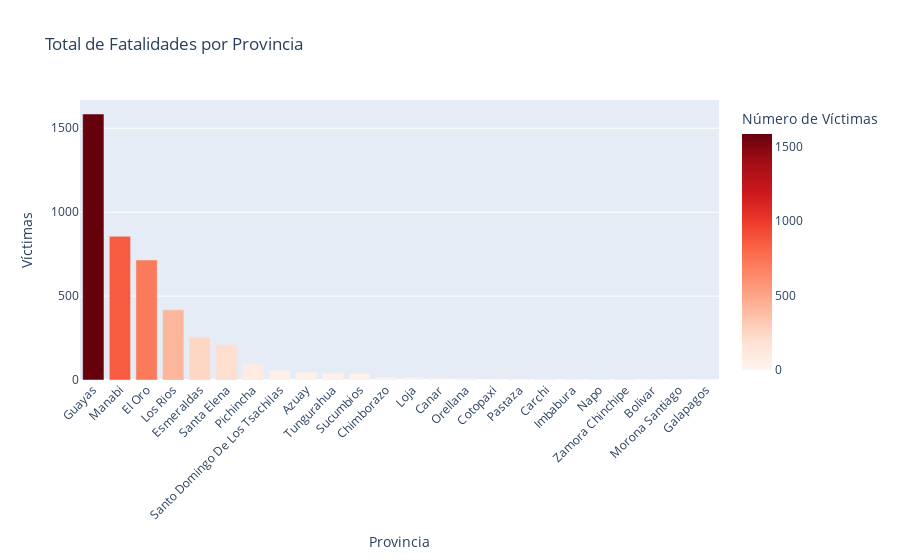
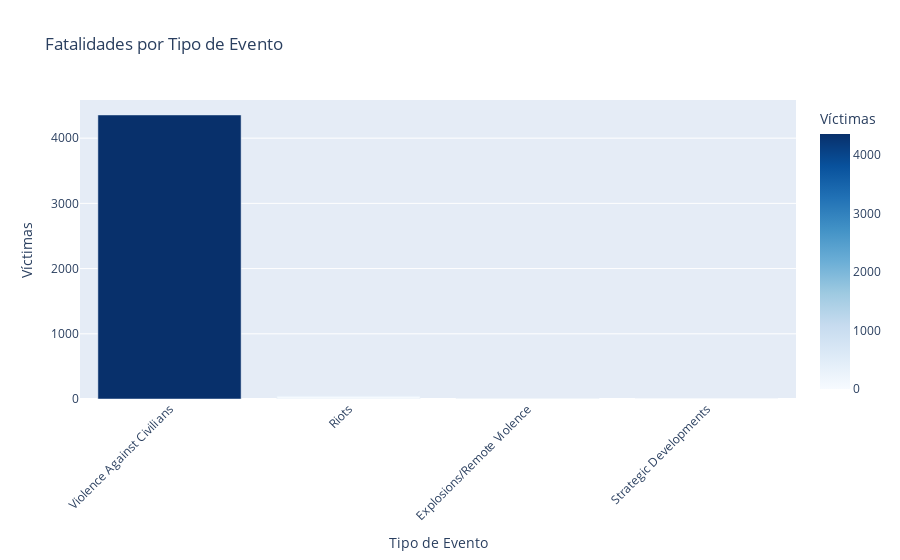
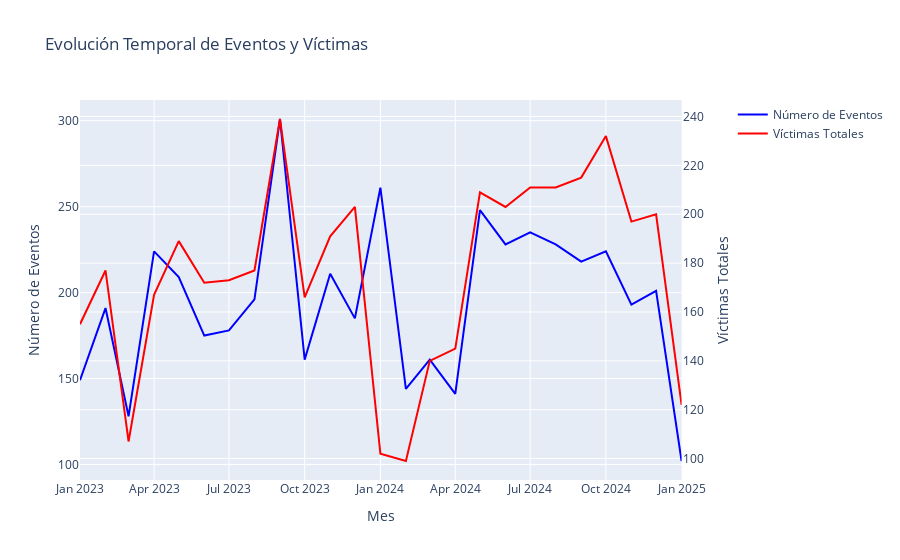

These figures' notebook cell, in order:
### Code cell
#  Visualizaciones con Plotly

from visualizacion.graficos import VisualizadorSeguridad

# Crear diferentes visualizaciones
print("Generando visualizaciones...")

# 1. Fatalidades por provincia
fig1 = VisualizadorSeguridad.crear_grafico_fatalidades_por_provincia(df)
fig1.show()

# 2. Tipos de evento
fig2 = VisualizadorSeguridad.crear_grafico_tipos_evento(df)
fig2.show()

# 3. Mapa 
if 'latitude' in df.columns and 'longitude' in df.columns:
    fig3 = VisualizadorSeguridad.crear_mapa_eventos(df)
    fig3.show()

# 4. Evolución temporal
fig4 = VisualizadorSeguridad.crear_grafico_evolucion_temporal(df)
fig4.show()

# 5. Estadísticas del árbol
fig5 = VisualizadorSeguridad.crear_visualizacion_arbol(estadisticas_arbol)
fig5.show()

### Figure 1 — Plotly figure (JSON) as saved in the notebook; plotly's stock layout.template omitted (floating-point values rounded to 4 significant figures)
{"data": [{"hovertemplate": "Provincia=%{x}<br>Número de Víctimas=%{marker.color}<extra></extra>", "legendgroup": "", "marker": {"color": [1585, 856, 715, 418, 254, 210, 94, 58, 46, 41, 38, 16, 15, 13, 10, 8, 8, 4, 4, 4, 3, 2, 0, 0], "coloraxis": "coloraxis", "pattern": {"shape": ""}}, "name": "", "orientation": "v", "showlegend": false, "textposition": "auto", "type": "bar", "x": ["Guayas", "Manabi", "El Oro", "Los Rios", "Esmeraldas", "Santa Elena", "Pichincha", "Santo Domingo De Los Tsachilas", "Azuay", "Tungurahua", "Sucumbios", "Chimborazo", "Loja", "Canar", "Orellana", "Cotopaxi", "Pastaza", "Carchi", "Imbabura", "Napo", "Zamora Chinchipe", "Bolivar", "Morona Santiago", "Galapagos"], "xaxis": "x", "y": [1585, 856, 715, 418, 254, 210, 94, 58, 46, 41, 38, 16, 15, 13, 10, 8, 8, 4, 4, 4, 3, 2, 0, 0], "yaxis": "y"}], "layout": {"barmode": "relative", "coloraxis": {"colorbar": {"title": {"text": "Número de Víctimas"}}, "colorscale": [[0, "rgb(255,245,240)"], [0.125, "rgb(254,224,210)"], [0.25, "rgb(252,187,161)"], [0.375, "rgb(252,146,114)"], [0.5, "rgb(251,106,74)"], [0.625, "rgb(239,59,44)"], [0.75, "rgb(203,24,29)"], [0.875, "rgb(165,15,21)"], [1, "rgb(103,0,13)"]]}, "hovermode": "x unified", "legend": {"tracegroupgap": 0}, "title": {"text": "Total de Fatalidades por Provincia"}, "xaxis": {"anchor": "y", "domain": [0, 1], "tickangle": -45, "title": {"text": "Provincia"}}, "yaxis": {"anchor": "x", "domain": [0, 1], "title": {"text": "Víctimas"}}}}

### Figure 2 — Plotly figure (JSON) as saved in the notebook; plotly's stock layout.template omitted (floating-point values rounded to 4 significant figures)
{"data": [{"hovertemplate": "Tipo de Evento=%{x}<br>Víctimas=%{marker.color}<extra></extra>", "legendgroup": "", "marker": {"color": [4356, 41, 5, 0], "coloraxis": "coloraxis", "pattern": {"shape": ""}}, "name": "", "orientation": "v", "showlegend": false, "textposition": "auto", "type": "bar", "x": ["Violence Against Civilians", "Riots", "Explosions/Remote Violence", "Strategic Developments"], "xaxis": "x", "y": [4356, 41, 5, 0], "yaxis": "y"}], "layout": {"barmode": "relative", "coloraxis": {"colorbar": {"title": {"text": "Víctimas"}}, "colorscale": [[0, "rgb(247,251,255)"], [0.125, "rgb(222,235,247)"], [0.25, "rgb(198,219,239)"], [0.375, "rgb(158,202,225)"], [0.5, "rgb(107,174,214)"], [0.625, "rgb(66,146,198)"], [0.75, "rgb(33,113,181)"], [0.875, "rgb(8,81,156)"], [1, "rgb(8,48,107)"]]}, "legend": {"tracegroupgap": 0}, "title": {"text": "Fatalidades por Tipo de Evento"}, "xaxis": {"anchor": "y", "domain": [0, 1], "tickangle": -45, "title": {"text": "Tipo de Evento"}}, "yaxis": {"anchor": "x", "domain": [0, 1], "title": {"text": "Víctimas"}}}}

### Figure 3 — Plotly figure (JSON) as saved in the notebook; plotly's stock layout.template omitted (floating-point values rounded to 4 significant figures)
{"data": [{"line": {"color": "blue", "width": 2}, "name": "Número de Eventos", "type": "scatter", "x": ["2023-01", "2023-02", "2023-03", "2023-04", "2023-05", "2023-06", "2023-07", "2023-08", "2023-09", "2023-10", "2023-11", "2023-12", "2024-01", "2024-02", "2024-03", "2024-04", "2024-05", "2024-06", "2024-07", "2024-08", "2024-09", "2024-10", "2024-11", "2024-12", "2025-01"], "xaxis": "x", "y": [149, 191, 128, 224, 209, 175, 178, 196, 301, 161, 211, 185, 261, 144, 161, 141, 248, 228, 235, 228, 218, 224, 193, 201, 102], "yaxis": "y"}, {"line": {"color": "red", "width": 2}, "name": "Víctimas Totales", "type": "scatter", "x": ["2023-01", "2023-02", "2023-03", "2023-04", "2023-05", "2023-06", "2023-07", "2023-08", "2023-09", "2023-10", "2023-11", "2023-12", "2024-01", "2024-02", "2024-03", "2024-04", "2024-05", "2024-06", "2024-07", "2024-08", "2024-09", "2024-10", "2024-11", "2024-12", "2025-01"], "xaxis": "x", "y": [155, 177, 107, 167, 189, 172, 173, 177, 239, 166, 191, 203, 102, 99, 140, 145, 209, 203, 211, 211, 215, 232, 197, 200, 122], "yaxis": "y2"}], "layout": {"hovermode": "x unified", "title": {"text": "Evolución Temporal de Eventos y Víctimas"}, "xaxis": {"anchor": "y", "domain": [0, 0.94], "title": {"text": "Mes"}}, "yaxis": {"anchor": "x", "domain": [0, 1], "title": {"text": "Número de Eventos"}}, "yaxis2": {"anchor": "x", "overlaying": "y", "side": "right", "title": {"text": "Víctimas Totales"}}}}
